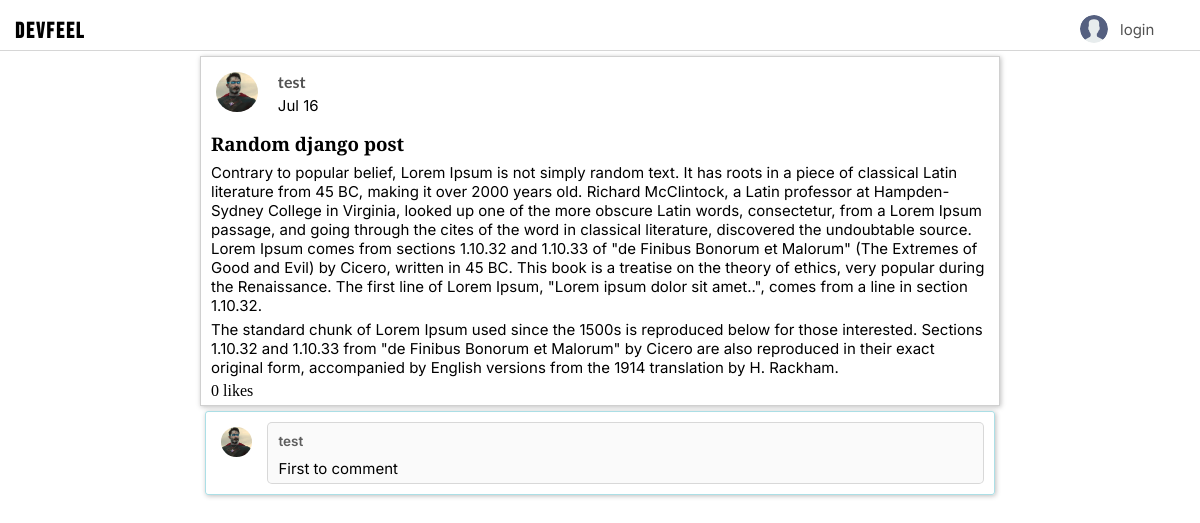
Page /post-detail/6/ on the earlier database version.
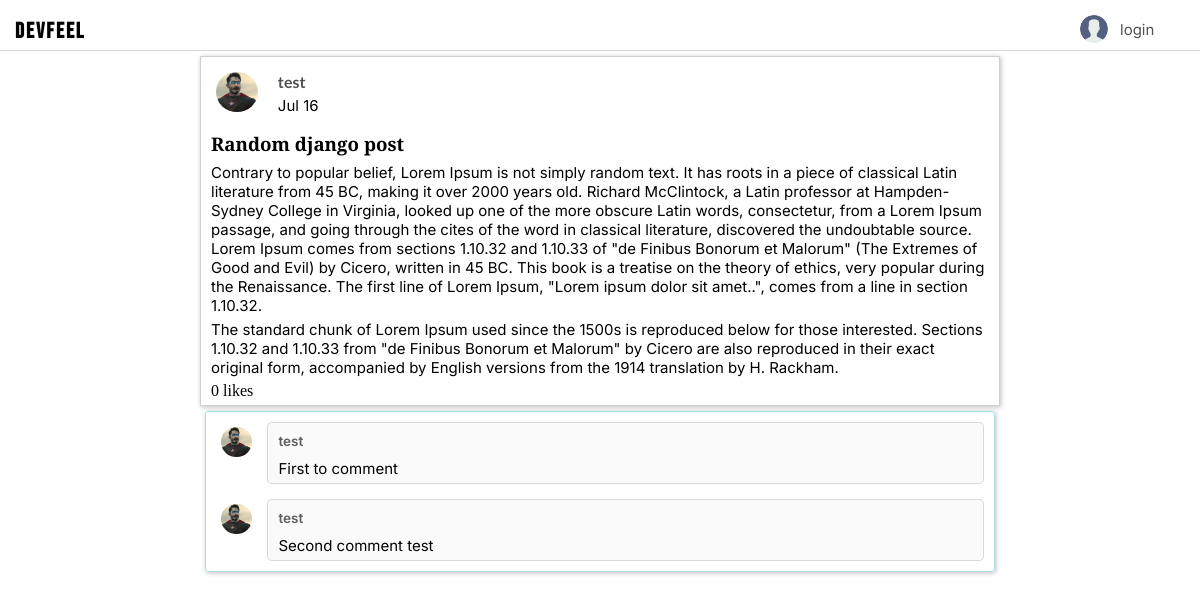
Same page on the later database version.
### base/models.py (models this page shows)
class Comment(models.Model):
  user = models.ForeignKey(User, on_delete=models.CASCADE, related_name='user_commennts')
  post = models.ForeignKey(Post, on_delete=models.CASCADE, related_name='post_comments')
  content = models.TextField()
  comment_date = models.DateTimeField(auto_now_add=True)

class User(AbstractUser):
  name = models.CharField(max_length=200, null=True, unique=True)
  email = models.EmailField(unique=True, null=True)
  bio = models.TextField(blank=True ,null=True)
  failed_login_attempts = models.IntegerField(default=0)
  avatar = models.ImageField(null=True,default='default_images/avatar.svg', upload_to='avatars/')
  USERNAME_FIELD = 'email'
  REQUIRED_FIELDS = ['name']

### base/views.py (the view, shortened to what this page needs)
# urls.py: path('post-detail/<str:pk>/', views.expandPost, name='post-details'),
def expandPost(request, pk):
  post = Post.objects.get(id=pk)
  post_comments = post.post_comments.all()
  context = {'post': post, 'post_comments': post_comments}
  return render(request, 'base/expand_post.html', context)

### base/templates/base/expand_post.html (shortened to what this page needs)
{% extends 'main.html' %} {% load like_tags %} {% load static %}
{% block content %}
<main class="expand-post-page">
  <div class="expand-post-container">
    <div class="post-author">
      <div>
        <img class="post-author-image" src="{{post.author.avatar.url}}" alt="" />
      </div>
      <div class="post-author-date">
        <a class="username-font" href="{% url 'user-profile' post.author.id %}">{{post.author.name}}</a>
        <p>{{post.post_date|date:"M d"}}</p>
      </div>
    </div>
    <div class="post-topic">
      <h3 class="topic-font">{{post.topic}}</h3>
    </div>
    <div>
      <p>{{post.body|safe}}</p>
    </div>
    <div>
      <span class="likes-display" id="like-count-{{post.id}}">
        {{post.likes.count}}
        {% if post.likes.count == 1 %} like {% else %} likes {%endif%}
      </span>
    </div>
  </div>
  <div class="comment-section">
    {% if post_comments %} {% for comment in post_comments %}
    <div class="comment">
      <div class="comment-user-avatar">
        <img src="{{comment.user.avatar.url}}" alt="" />
      </div>
      <div class="comment-content">
        <div class="comment-content-main">
          <div class="comment-content-main-name">
            <p class="description-font">
              <a href="{% url 'user-profile' comment.user.id %}"> {{comment.user.name}} </a>
            </p>
          </div>
          <div class="comment-content-main-content">
            <p>{{comment.content}}</p>
          </div>
        </div>
      </div>
    </div>
    {% endfor %} {% else %}
    <div class="no-comment">
      <p>Be the first to comment...</p>
    </div>
    {% endif %}
  </div>
</main>
{% endblock content %}

Differences in the rows shown:
added Comment: user.avatar (picture), user.name "test", content "Second comment test"
